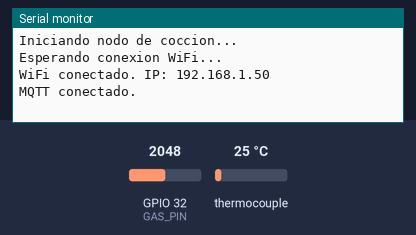
Simulated run of this program. Board: ESP32. Parts: the last lines printed to the serial monitor. Inputs (shaded band) come from the test bench; at power-on: thermocouple 25 °C, GPIO 32 (GAS_PIN) = 2048. WiFi joins after 1.5 s; servers stay silent unless stated; random numbers use the default seed unless the program sets one; no MQTT or app messages arrive unless stated.

Above: at 3.7 s.
3.8 s: thermocouple set to 6 °C
At 5.8 s:
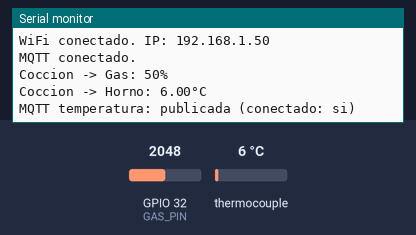
6.7 s: GPIO 32 (GAS_PIN) set to 2866
8.2 s: thermocouple set to 75 °C
9.7 s: GPIO 32 (GAS_PIN) set to 3603
At 10.8 s:
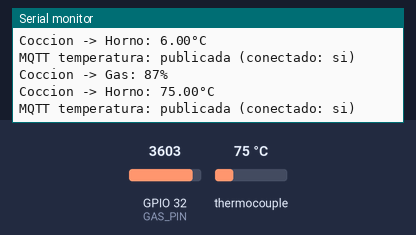

Measured:
- after the input at 3.8 s, the serial monitor: prints a new line after 1.4 s (image 1)
- after the input at 9.7 s, the serial monitor: prints a new line after 0.50 s (image 2)

The program:

main.cpp
```cpp
#include <Arduino.h>
#include <WiFi.h>
#include <PubSubClient.h>
#include <max6675.h>

const char* ssid = "Personal-CARINA -2.4Ghz";
const char* password = "22715891CG";
IPAddress mqtt_server(192, 168, 0, 84);

WiFiClient espClient;
PubSubClient client(espClient);

// Sensores
#define GAS_PIN 32
MAX6675 thermocouple(18, 5, 19); // CLK, CS, DO

const int GAS_SAMPLES = 10;
const int GAS_NOISE_FLOOR = 10;

unsigned long lastMsg = 0;

int readGasAverage() {
  long total = 0;

  for (int i = 0; i < GAS_SAMPLES; i++) {
    total += analogRead(GAS_PIN);
    delay(20);
  }

  int promedio = total / GAS_SAMPLES;

  // Filtro simple para evitar ruido del sensor MQ en estado de reposo.
  if (promedio < GAS_NOISE_FLOOR) {
    promedio = 0;
  }

  return promedio;
}

void setup() {
  Serial.begin(115200);
  Serial.println("Iniciando nodo de coccion...");
  WiFi.begin(ssid, password);
  while (WiFi.status() != WL_CONNECTED) {
    Serial.println("Esperando conexion WiFi...");
    delay(2000);
  }
  Serial.print("WiFi conectado. IP: ");
  Serial.println(WiFi.localIP());

  client.setServer(mqtt_server, 1883);
  delay(500); // Estabilizar el chip MAX6675
}

void reconnect() {
  while (!client.connected()) {
    String clientId = "NodoCoccion-" + String(random(0xffff), HEX);
    if (!client.connect(clientId.c_str())) {
      Serial.printf("Error MQTT (estado %d); reintentando...\n", client.state());
      delay(5000);
    } else {
      Serial.println("MQTT conectado.");
    }
  }
}

void loop() {
  if (!client.connected()) reconnect();
  client.loop();

  unsigned long now = millis();
  if (now - lastMsg > 5000) {
    lastMsg = now;

    int valorGasRaw = readGasAverage();
    int valorGas = constrain((valorGasRaw * 100) / 4095, 0, 100);
    float tempIndustrial = thermocouple.readCelsius();

    Serial.printf("Coccion -> Gas: %d%%\n", valorGas);
    client.publish("proyecto/gas", String(valorGas).c_str());

    if (isnan(tempIndustrial) || tempIndustrial <= 0.0f) {
      Serial.printf("Coccion -> Lectura MAX6675 invalida (%.2f C). Revisar termopar y conexiones CLK=18, CS=5, DO=19\n", tempIndustrial);
    } else {
      Serial.printf("Coccion -> Horno: %.2f°C\n", tempIndustrial);
      bool publicado = client.publish("proyecto/temperatura_industrial", String(tempIndustrial, 2).c_str());
      Serial.printf("MQTT temperatura: %s (conectado: %s)\n",
                    publicado ? "publicada" : "fallo",
                    client.connected() ? "si" : "no");
    }
  }
}
```
